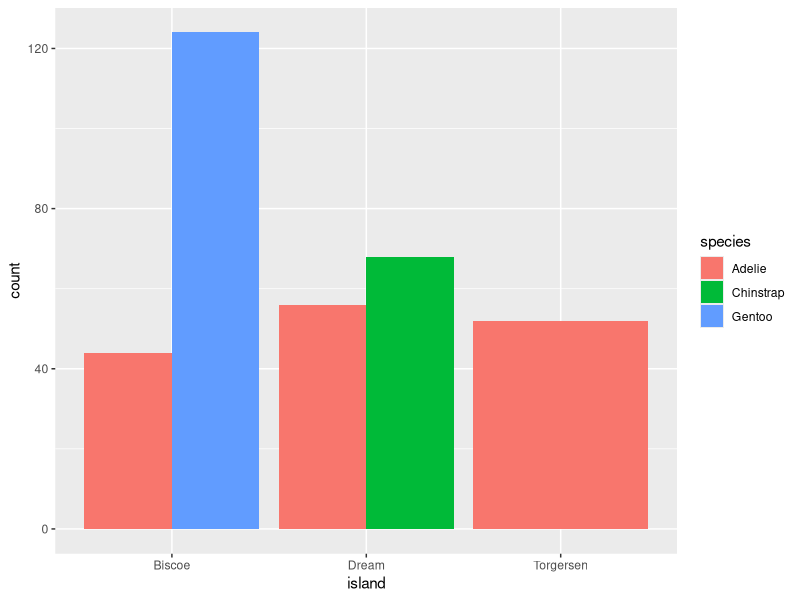
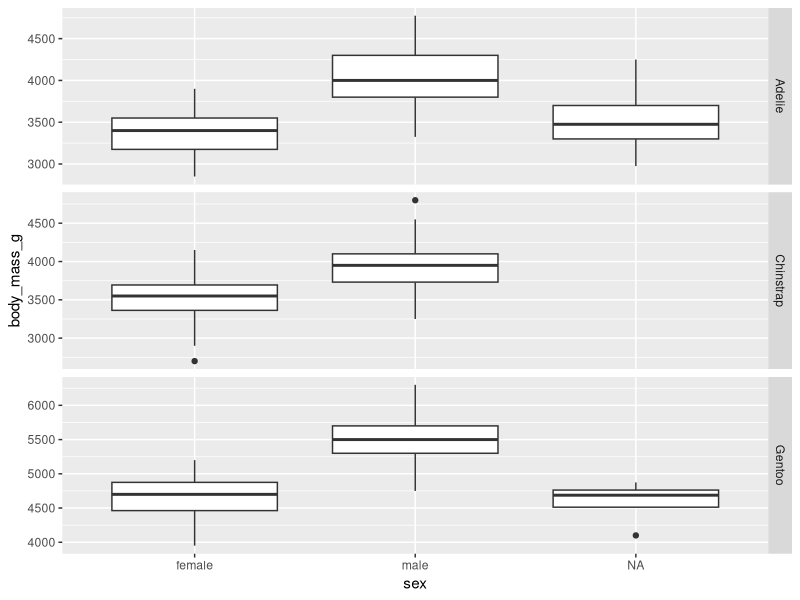
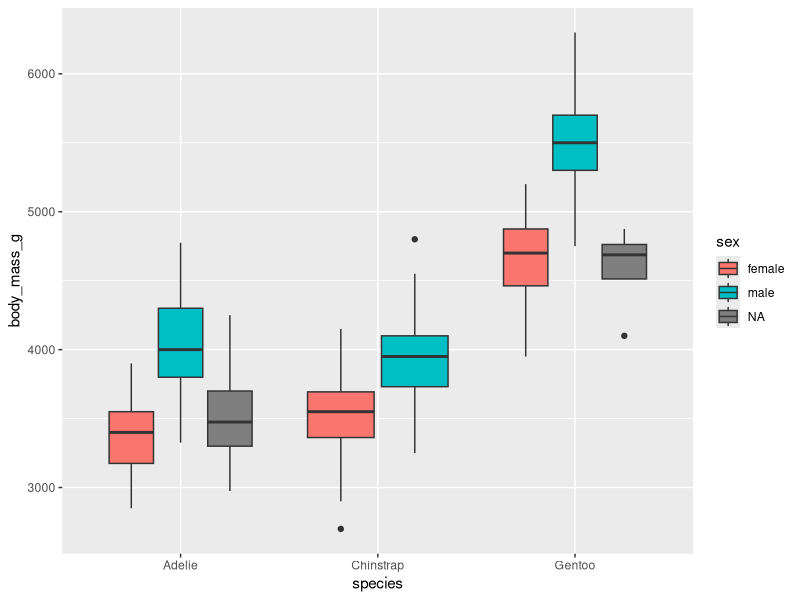

Source code (R) for these figures, in order:
## ---- chunk 1
knitr::opts_chunk$set(echo = TRUE)
## ---- chunk 2


#install.packages("palmerpenguins")
library(palmerpenguins)
data(package = 'palmerpenguins')



## ---- chunk 3
#install.packages('tidyverse')                   
library(tidyverse)  
library(dplyr)

#install.packages("palmerpenguins")
library(palmerpenguins)
data(penguins)


male.sp <- penguins %>% 
  select(species,sex) %>% 
  filter(sex == "male")


female.sp <- penguins %>% 
  select(species, sex) %>% 
  filter(sex == "female")

summary(male.sp)
summary(female.sp)

table(penguins$species,penguins$sex)


mean(penguins$bill_depth_mm, na.rm = TRUE)
mean(penguins$bill_length_mm, na.rm = TRUE)  
mean(penguins$flipper_length_mm, na.rm = TRUE)
mean(penguins$body_mass_g, na.rm = TRUE)

sd(penguins$bill_depth_mm, na.rm = TRUE)
sd(penguins$bill_length_mm, na.rm = TRUE)  
sd(penguins$flipper_length_mm, na.rm = TRUE)
sd(penguins$body_mass_g, na.rm = TRUE)

max(penguins$bill_depth_mm, na.rm = TRUE)
max(penguins$bbill_length_mm, na.rm = TRUE)  
max(penguins$bflipper_length_mm, na.rm = TRUE)
max(penguins$body_mass_g, na.rm = TRUE)

min(penguins$bill_depth_mm, na.rm = TRUE)
min(penguins$bill_length_mm, na.rm = TRUE)  
min(penguins$flipper_length_mm, na.rm = TRUE)
min(penguins$body_mass_g, na.rm = TRUE)





## ---- chunk 4

ggplot(data = penguins) + 
  geom_bar(aes(x = island, fill = species),
           position = "dodge") #esquivar

table(penguins$island)

#¿qué especie se ha muestreado en las tres islas? 
#Adelie
#¿cuántos individuos se han muestreado de la isla Dream?
#124

## ---- chunk 5

 
miplot1 <- ggplot(data = penguins) + 
  geom_boxplot(aes(x =sex, y = body_mass_g))


miplot1 +
  facet_grid(rows = vars(species), scales = "free")


ggplot(data = penguins) +
geom_boxplot(aes(x = species, y= body_mass_g, fill = sex)) 


#¿qué especie tiene mayor tamaño? ¿en qué especie las hembras y los machos tienen un tamaño más similar?
#gentoo

#¿en qué especie las hembras y los machos tienen un tamaño más similar?
#Chinstrap


